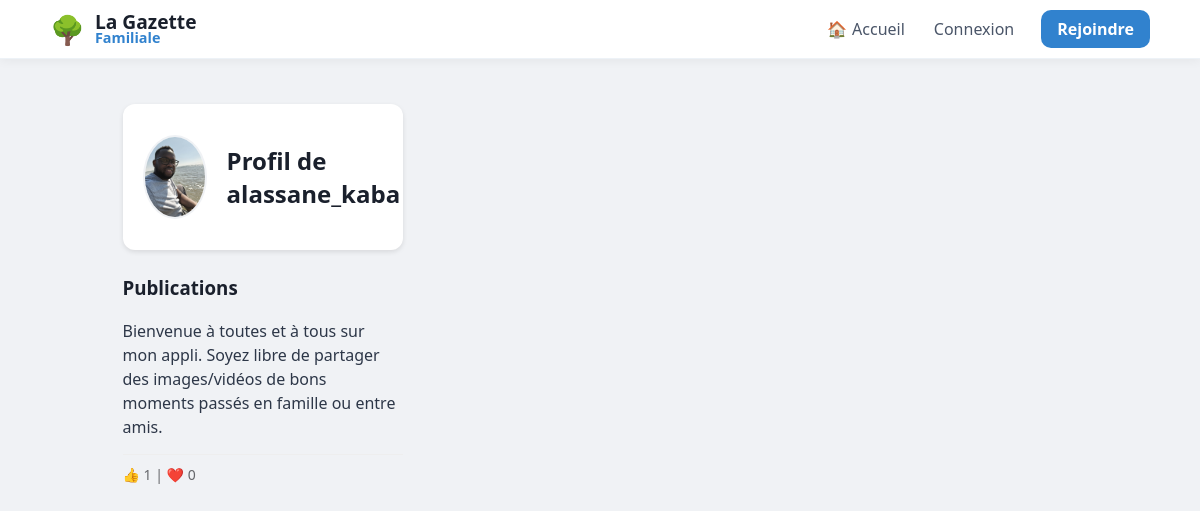
Screenshot of /user/alassane_kaba with the database file from the repository.
### tables this page shows
CREATE TABLE users (
                id INTEGER PRIMARY KEY AUTOINCREMENT, 
                email TEXT UNIQUE, 
                firstname TEXT, 
                lastname TEXT, 
                username TEXT UNIQUE, 
                password TEXT, 
                avatar TEXT,
                is_approved INTEGER DEFAULT 0,
                is_admin INTEGER DEFAULT 0
            );

CREATE TABLE posts (
                id INTEGER PRIMARY KEY AUTOINCREMENT, 
                username TEXT, 
                content TEXT, 
                likes INTEGER DEFAULT 0, 
                image TEXT,
                created_at DATETIME DEFAULT CURRENT_TIMESTAMP
            );

### app.py (the view)
@app.route("/user/<username>")
def profile(username):
    with get_db() as db:
        posts = db.execute("""
            SELECT posts.*, users.avatar AS user_avatar,
                (SELECT COUNT(*) FROM reactions WHERE post_id=posts.id AND type='thumb') as thumbs,
                (SELECT COUNT(*) FROM reactions WHERE post_id=posts.id AND type='heart') as hearts
            FROM posts
            JOIN users ON posts.username = users.username
            WHERE posts.username=?
            ORDER BY posts.id DESC
        """, (username,)).fetchall()
    return render_template("profile.html", posts=posts, username=username)

### app.py (called while the page is built)
def get_db():
    db = sqlite3.connect("database.db")
    db.row_factory = sqlite3.Row
    return db

@app.context_processor
def inject_pending_count():
    if session.get('is_admin'):
        db = get_db()
        count = db.execute("SELECT COUNT(*) as total FROM users WHERE is_approved = 0").fetchone()
        return {'pending_count': count['total']}
    return {'pending_count': 0}

### templates/profile.html (shortened to what this page needs)
{% extends "base.html" %}
{% block content %}
<div class="container">
    <div style="display:flex; align-items:center; gap:20px; background:white; padding:20px; border-radius:12px; box-shadow:0 2px 5px rgba(0,0,0,0.1);">
        <img class="avatar" style="width:80px !important; height:80px !important;"
             src="{{ url_for('static', filename='avatars/' + (posts[0]['user_avatar'] if posts else 'default.png')) }}">
        <h2>Profil de {{ username }}</h2>
    </div>
    <h3 style="margin-top:25px;">Publications</h3>
    {% for post in posts %}
        <div class="post">
            <div class="content">{{ post['content'] }}</div>
            <div class="actions" style="color: #65676b; font-size: 14px; border-top: 1px solid #eee; padding-top: 10px; margin-top: 10px;">
                👍 {{ post['thumbs'] }} | ❤️ {{ post['hearts'] }}
            </div>
        </div>
    {% endfor %}
</div>
{% endblock %}

### static/style.css (style rules this page uses)
body { font-family: 'Segoe UI', system-ui, -apple-system, sans-serif; background: #f0f2f5; margin: 0; color: #1a202c; }
.container { max-width: 1100px; width: 100%; margin: 0 auto; }
.avatar { width: 45px !important; height: 45px !important; border-radius: 50%; object-fit: cover; border: 2px solid #f0f2f5; }
.content { margin: 15px 0; font-size: 16px; line-height: 1.5; color: #2d3748; }

### templates/base.html (style rules this page uses)
:root { --bg-color: #f0f2f5; --primary: #3182ce; --text-main: #1a202c; --text-light: #718096; --danger: #e53e3e; --success: #38a169; --info: #3182ce; }
body { background-color: var(--bg-color); margin: 0; font-family: 'Segoe UI', system-ui, -apple-system, sans-serif; }

### rows the page displays
users: avatar (picture)
posts: content "Bienvenue à toutes et à tous sur mon appli. Soyez libre de partager des images/vidéos de bons moments passés en famille ou entre amis.", thumbs "1", hearts "0"

### other values shown
{{ username }} "alassane_kaba"
